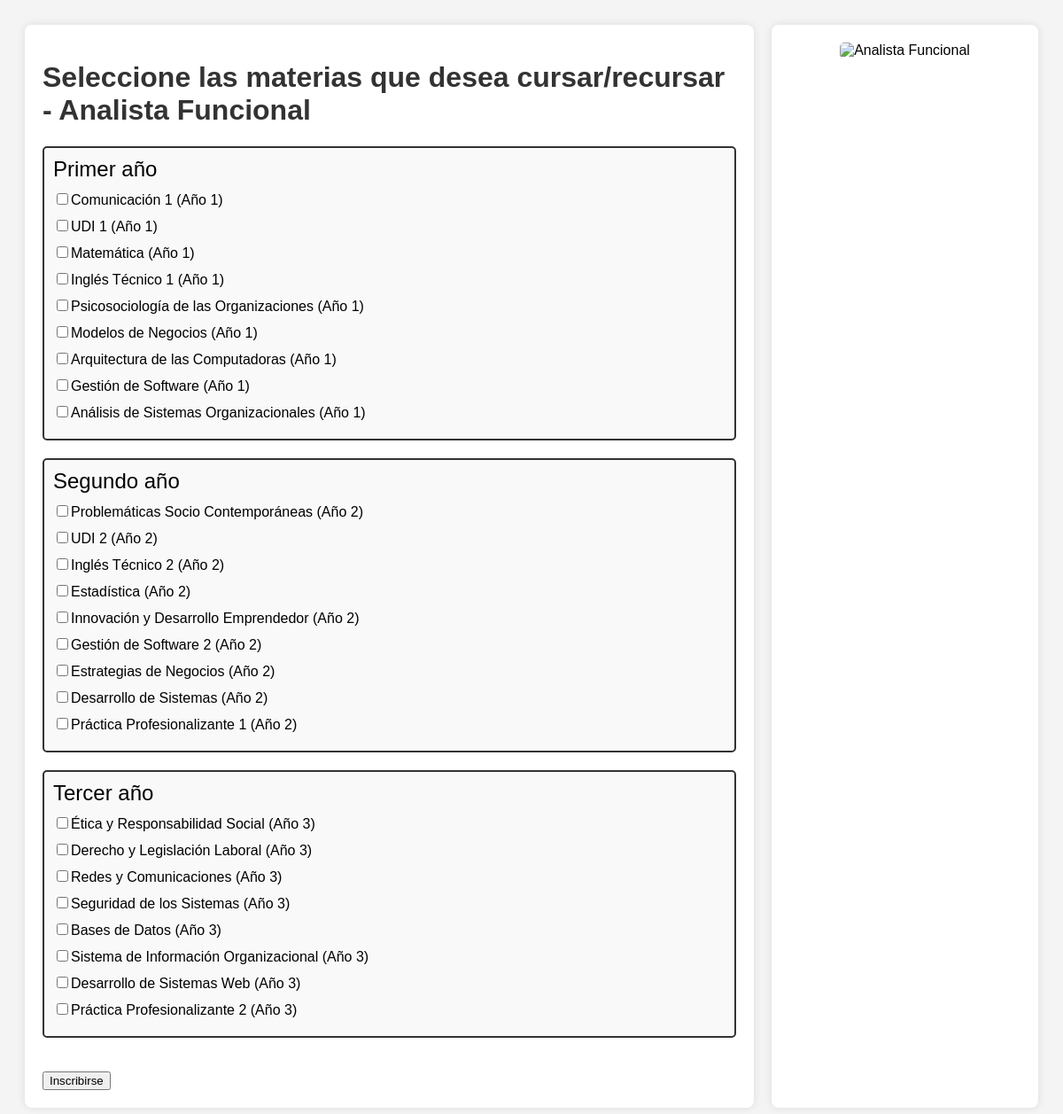
The page /materiassegundoytercero.php?carrera_id=1 on the database its author committed.
### tables this page shows
CREATE TABLE `carreras` (
  `id` int(11) NOT NULL AUTO_INCREMENT,
  `nombre` varchar(100) NOT NULL,
  PRIMARY KEY (`id`)
);

CREATE TABLE `materias` (
  `id` int(11) NOT NULL AUTO_INCREMENT,
  `carrera_id` int(11) DEFAULT NULL,
  `nombre` varchar(100) NOT NULL,
  `anio` int(11) NOT NULL,
  PRIMARY KEY (`id`),
  KEY `carrera_id` (`carrera_id`),
  CONSTRAINT `materias_ibfk_1` FOREIGN KEY (`carrera_id`) REFERENCES `carreras` (`id`)
);

### materiassegundoytercero.php (the view, shortened to what this page needs)
<?php
require_once './data_base/db_urquiza.php';
if (isset($_GET['carrera_id'])) {
    $carrera_id = $_GET['carrera_id'];
    $sql = "SELECT nombre FROM carreras WHERE id = ?";
    $stmt = $conexion->prepare($sql);
    $stmt->execute([$carrera_id]);
    $carrera = $stmt->fetch();
    $sql = "SELECT * FROM materias WHERE carrera_id = ?";
    $stmt = $conexion->prepare($sql);
    $stmt->execute([$carrera_id]);
    $materias = $stmt->fetchAll();
}
?>
<!DOCTYPE html>
<html lang="es">
<head>
</head>
<body>
    <div class="container">
        <h1>Seleccione las materias que desea cursar/recursar - <?php echo $carrera['nombre']; ?></h1>
        <form action="inscribir.php" method="POST">
            <?php
            $years = [1 => 'Primer año', 2 => 'Segundo año', 3 => 'Tercer año'];
            foreach ($years as $year => $year_title) {
                $filtered_materias = array_filter($materias, function ($materia) use ($year) {
                    return $materia['anio'] == $year;
                });
                if (count($filtered_materias) > 0) {
                    echo "<div class='year-container'>";
                    echo "<div class='year-title'>{$year_title}</div>";
                    foreach ($filtered_materias as $materia) {
                        echo "<div class='materia'>";
                        echo "<input type='checkbox' name='materias[]' value='{$materia['id']}'>";
                        echo "{$materia['nombre']} (Año {$materia['anio']})";
                        echo "</div>";
                    }
                    echo "</div>";
                }
            }
            ?>
            <br>
            <input type="submit" value="Inscribirse">
        </form>
    </div>
    <aside>
        <?php if ($carrera_id == 1) { ?>
            <img src="https://terciariourquiza.edu.ar/wp-content/uploads/2023/08/image-2.png" alt="Analista Funcional">
        <?php } elseif ($carrera_id == 2) { ?>
            <img src="https://terciariourquiza.edu.ar/wp-content/uploads/2023/08/image-3.png" alt="Desarrollador de Software">
        <?php } elseif ($carrera_id == 3) { ?>
            <img src="https://terciariourquiza.edu.ar/wp-content/uploads/2023/08/image-4.png" alt="Infraestructura en TI">
        <?php } ?>
    </aside>
</body>
</html>

### materiassegundoytercero.php (style rules this page uses)
body { font-family: Arial, sans-serif; background-color: #f4f4f4; padding: 20px; display: flex; }
.container { background-color: #fff; padding: 20px; border-radius: 8px; box-shadow: 0 0 10px rgba(0, 0, 0, 0.1); width: 75%; }
h1 { color: #333; }
.materia { margin-bottom: 10px; }
.year-container { border: 2px solid #333; padding: 10px; margin-bottom: 20px; border-radius: 5px; background-color: #f9f9f9; }
.year-title { font-size: 1.5em; margin-bottom: 10px; }
aside { width: 25%; margin-left: 20px; padding: 20px; background-color: #fff; border-radius: 8px; box-shadow: 0 0 10px rgba(0, 0, 0, 0.1); text-align: center; }
aside img { max-width: 100%; height: auto; border-radius: 5px; }

### rows shown on the page
carreras: nombre "Analista Funcional"
materias: nombre "Comunicación 1", anio "1"
materias: nombre "UDI 1", anio "1"
materias: nombre "Matemática", anio "1"
materias: nombre "Inglés Técnico 1", anio "1"
materias: nombre "Psicosociología de las Organizaciones", anio "1"
materias: nombre "Modelos de Negocios", anio "1"
materias: nombre "Arquitectura de las Computadoras", anio "1"
materias: nombre "Gestión de Software", anio "1"
materias: nombre "Análisis de Sistemas Organizacionales", anio "1"
materias: nombre "Problemáticas Socio Contemporáneas", anio "2"
materias: nombre "UDI 2", anio "2"
materias: nombre "Inglés Técnico 2", anio "2"
materias: nombre "Estadística", anio "2"
materias: nombre "Innovación y Desarrollo Emprendedor", anio "2"
materias: nombre "Gestión de Software 2", anio "2"
materias: nombre "Estrategias de Negocios", anio "2"
materias: nombre "Desarrollo de Sistemas", anio "2"
materias: nombre "Práctica Profesionalizante 1", anio "2"
materias: nombre "Ética y Responsabilidad Social", anio "3"
materias: nombre "Derecho y Legislación Laboral", anio "3"
materias: nombre "Redes y Comunicaciones", anio "3"
materias: nombre "Seguridad de los Sistemas", anio "3"
materias: nombre "Bases de Datos", anio "3"
materias: nombre "Sistema de Información Organizacional", anio "3"
materias: nombre "Desarrollo de Sistemas Web", anio "3"
materias: nombre "Práctica Profesionalizante 2", anio "3"

### other values the page prints
$year_title "Primer año"
$year_title "Segundo año"
$year_title "Tercer año"
